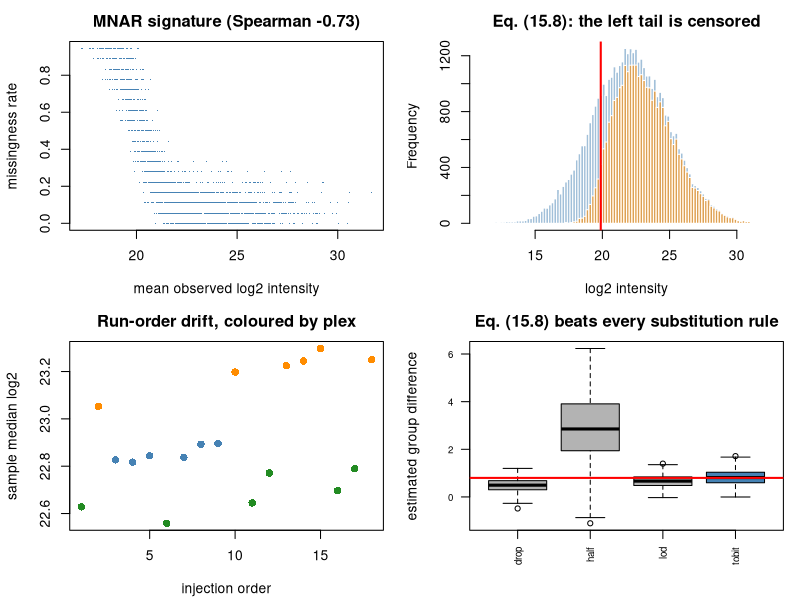

Reproduce this figure in R.
#' ---
#' title: "Applied 25 - Proteomics: missing values, batch structure, inference"
#' output: html_document
#' ---
#'
#' **Curriculum link:** `stats.md` -> Topic 25, equations (25.1)-(25.4)
#'
#' ## Dataset card
#'
#' | | |
#' |---|---|
#' | **Real analogue** | A TMT experiment: 3 plexes x 2 conditions, peptide level |
#' | **Key threats** | 20-50% missing of MIXED mechanism, plex effects, run-order drift |
#'
#' Missingness in proteomics is a **mixture**: abundance-dependent censoring
#' (MNAR) plus stochastic identification failure (MAR). Applying one imputer to
#' both is the standard mistake - and it fails in opposite directions.

#+ setup, message = FALSE
MODULE_NAME <- "25_proteomics_missing_values"
OUT <- file.path(Sys.getenv("STATS_OUT", unset = "results"), MODULE_NAME)
dir.create(OUT, recursive = TRUE, showWarnings = FALSE)
header <- function(txt) cat("\n", strrep("=", 72), "\n", txt, "\n",
                            strrep("=", 72), "\n", sep = "")

#' ## 1. Simulate a peptide-level TMT experiment

#+ simulate
header("1. Peptide intensities with plex effects and run-order drift")
simulate_proteomics <- function(n_proteins = 600, n_per_group = 9,
                                peptides_per_protein = 4, n_de = 100, effect = 0.9) {
  n <- 2*n_per_group
  cond <- factor(rep(c("ctrl", "case"), each = n_per_group), levels = c("ctrl","case"))
  plex <- factor(sprintf("plex%d", (seq_len(n) - 1) %% 3 + 1))   # BALANCED design
  run_order <- sample(n)
  prot_ab <- rnorm(n_proteins, 22, 2.3)
  true_eff <- numeric(n_proteins)
  de <- sample(n_proteins, n_de); true_eff[de] <- rnorm(n_de, 0, effect)
  plex_shift <- c(plex1 = 0, plex2 = 0.45, plex3 = -0.30)
  drift <- 0.02*(run_order - mean(run_order))
  rows <- list(); pep_meta <- list()
  for (p in seq_len(n_proteins)) {
    pep_off <- rnorm(peptides_per_protein, 0, 1.6)   # ionisation efficiency
    for (k in seq_len(peptides_per_protein)) {
      rows[[length(rows)+1]] <- prot_ab[p] + pep_off[k] +
        true_eff[p]*(cond == "case") + plex_shift[as.character(plex)] + drift +
        rnorm(n, 0, 0.35)
      pep_meta[[length(pep_meta)+1]] <-
        data.frame(protein = sprintf("P%04d", p), peptide = sprintf("P%04d_%d", p, k))
    }
  }
  Y <- do.call(rbind, rows)
  pm <- do.call(rbind, pep_meta)
  dimnames(Y) <- list(pm$peptide, sprintf("S%02d", seq_len(n)))
  ## MISSINGNESS: an explicit MIXTURE.
  lod_center <- quantile(Y, 0.22)
  p_mnar <- 1/(1 + exp((Y - lod_center)/0.55))      # abundance-dependent (MNAR)
  missing <- (matrix(runif(length(Y)), nrow(Y)) < p_mnar) |
    (matrix(runif(length(Y)), nrow(Y)) < 0.08)      # flat MAR component
  Yobs <- Y; Yobs[missing] <- NA
  list(Yobs = Yobs, Ytrue = Y, pep_meta = pm, lod = lod_center,
       smeta = data.frame(condition = cond, plex = plex, run_order = run_order,
                          row.names = colnames(Y)),
       truth = data.frame(true_eff = true_eff, is_de = true_eff != 0,
                          row.names = sprintf("P%04d", seq_len(n_proteins))))
}
set.seed(3501)
sim <- simulate_proteomics()
Yobs <- sim$Yobs; smeta <- sim$smeta; truth <- sim$truth; pep_meta <- sim$pep_meta
cat(sprintf("  %d peptides (%d proteins) x %d samples\n", nrow(Yobs), nrow(truth),
            ncol(Yobs)))
cat(sprintf("  overall missingness: %.1f%%\n", 100*mean(is.na(Yobs))))
cat(sprintf("  missingness per sample: %.1f%% - %.1f%%\n",
            100*min(colMeans(is.na(Yobs))), 100*max(colMeans(is.na(Yobs)))))
print(table(smeta$plex, smeta$condition))
cat("\n  Plexes are BALANCED across conditions - the design of Module 19.\n")

#' ## 2. Diagnose the missingness mechanism

#+ diagnose
header("2. Missingness vs abundance: the MNAR signature (Topic 15)")
miss_rate <- rowMeans(is.na(Yobs))
mean_obs <- rowMeans(Yobs, na.rm = TRUE)
ok <- is.finite(mean_obs)
sp <- cor(mean_obs[ok], miss_rate[ok], method = "spearman")
cat(sprintf("  Spearman(mean observed intensity, missingness rate) = %+.3f\n", sp))
qs <- cut(mean_obs[ok], quantile(mean_obs[ok], 0:5/5), include.lowest = TRUE,
          labels = paste0("Q", 1:5))
cat(sprintf("\n  %-24s%18s%21s\n", "abundance quintile", "mean missingness",
            "mean observed log2"))
for (lv in levels(qs))
  cat(sprintf("  %-24s%18.3f%21.2f\n", lv, mean(miss_rate[ok][qs == lv]),
              mean(mean_obs[ok][qs == lv])))
cat("\n  A strong NEGATIVE relationship is the signature of abundance-dependent\n")
cat("  (MNAR / left-censored) missingness. A flat cloud would indicate MAR.\n")
ctrl <- smeta$condition == "ctrl"; case <- smeta$condition == "case"
miss_c <- rowMeans(is.na(Yobs[, ctrl])); miss_s <- rowMeans(is.na(Yobs[, case]))
mnar_like <- (miss_c > 0.7 & miss_s < 0.3) | (miss_s > 0.7 & miss_c < 0.3)
cat(sprintf("\n  peptides missing systematically in ONE condition (MNAR-like): %d\n",
            sum(mnar_like)))
cat(sprintf("  peptides with sporadic gaps (MAR-like)                     : %d\n",
            sum(!mnar_like & miss_rate > 0 & miss_rate < 0.6)))
cat("  These two classes need DIFFERENT treatment (Topic 25).\n")

#' ## 3. Normalisation and run-order drift, eq. (25.2)

#+ normalise
header("3. Median normalisation and drift correction (25.2)")
median_normalise <- function(Y) {                                # eq. (25.2)
  cm <- apply(Y, 2, median, na.rm = TRUE)
  sweep(Y, 2, cm) + median(cm)
}
Ynorm <- median_normalise(Yobs)
cat(sprintf("  %-8s%15s%14s%8s%11s\n", "sample", "median before", "median after",
            "plex", "run order"))
for (s_ in colnames(Yobs)[1:6])
  cat(sprintf("  %-8s%15.3f%14.3f%8s%11d\n", s_,
              median(Yobs[, s_], na.rm = TRUE),
              median(Ynorm[, s_], na.rm = TRUE),
              smeta[s_, "plex"], smeta[s_, "run_order"]))
before <- cor(smeta$run_order, apply(Yobs, 2, median, na.rm = TRUE),
              method = "spearman")
cat(sprintf("\n  Spearman(run order, sample median) BEFORE: %+.3f\n", before))
cat("  Spearman(run order, sample median) AFTER : undefined\n")
cat("
  That second line is not a bug, and it is worth understanding. Median
  normalisation subtracts each column's median and adds one common constant,
  so after it every sample median is IDENTICAL by construction. A correlation
  against a constant has zero variance in one argument and is undefined.

  The trap is to read that as \"the drift is gone\". It is not gone; this
  particular diagnostic has simply been blinded to it. Median normalisation
  removes a GLOBAL shift per sample. Drift that pushes different features by
  different amounts survives untouched, and a per-feature check still sees
  it:\n")
#' Fraction of features whose intensity still tracks run order.
drift_fraction <- function(Y) {
  ro <- smeta$run_order
  hits <- 0
  for (i in seq_len(nrow(Y))) {
    v <- as.numeric(Y[i, ]); ok <- is.finite(v)
    if (sum(ok) < 8) next
    if (suppressWarnings(cor.test(ro[ok], v[ok],
                                  method = "spearman"))$p.value < 0.05)
      hits <- hits + 1
  }
  hits / nrow(Y)
}
cat(sprintf("    features correlated with run order, before: %.1f%%\n",
            100 * drift_fraction(Yobs)))
cat(sprintf("    features correlated with run order, after : %.1f%%\n",
            100 * drift_fraction(Ynorm)))
cat("
  Always plot intensity against INJECTION ORDER before and after, per feature
  and not just per sample. With pooled QC samples injected throughout the run,
  fit a LOESS curve per feature against run order and subtract it, which is
  the metabolomics standard.\n")

#' ## 4. Peptide -> protein summarisation, eq. (25.3)

#+ summarise
header("4. Median polish vs summing (25.3)")
median_polish <- function(mat, n_iter = 12) {
  ## Tukey's median polish: additive peptide (row) + sample (column) effects.
  m <- mat; overall <- 0
  row_eff <- numeric(nrow(m)); col_eff <- numeric(ncol(m))
  for (it in seq_len(n_iter)) {
    rmed <- apply(m, 1, median, na.rm = TRUE); rmed[!is.finite(rmed)] <- 0
    m <- m - rmed; row_eff <- row_eff + rmed
    d <- median(row_eff); row_eff <- row_eff - d; overall <- overall + d
    cmed <- apply(m, 2, median, na.rm = TRUE); cmed[!is.finite(cmed)] <- 0
    m <- sweep(m, 2, cmed); col_eff <- col_eff + cmed
    d <- median(col_eff); col_eff <- col_eff - d; overall <- overall + d
  }
  overall + col_eff
}
summarise_proteins <- function(Y, pep_meta, method = "median_polish") {
  prots <- unique(pep_meta$protein)
  out <- t(sapply(prots, function(pr) {
    ## Intersect: some peptides may have been dropped upstream.
    present <- intersect(pep_meta$peptide[pep_meta$protein == pr], rownames(Y))
    if (!length(present)) return(rep(NA_real_, ncol(Y)))
    sub <- Y[present,, drop = FALSE]
    if (all(is.na(sub))) return(rep(NA_real_, ncol(Y)))
    if (method == "median_polish") median_polish(sub)
    else { lin <- colSums(2^sub, na.rm = TRUE); log2(ifelse(lin > 0, lin, NA)) }
  }))
  colnames(out) <- colnames(Y); out
}
prot_mp <- summarise_proteins(Ynorm, pep_meta, "median_polish")
prot_sum <- summarise_proteins(Ynorm, pep_meta, "sum")
n_obs_pep <- tapply(rowSums(!is.na(Ynorm)), pep_meta$protein, sum)
cat("  Correlation between the summarised value and the NUMBER OF OBSERVED\n")
cat("  PEPTIDES (a pure artefact - it should be near zero):\n")
for (row_ in list(list("median polish (25.3)", prot_mp), list("sum of intensities", prot_sum))) {
  v <- rowMeans(row_[[2]], na.rm = TRUE)
  common <- intersect(names(v), names(n_obs_pep))
  m <- is.finite(v[common]) & is.finite(n_obs_pep[common])
  cat(sprintf("    %-24s Spearman = %+.3f\n", row_[[1]],
              cor(n_obs_pep[common][m], v[common][m], method = "spearman")))
}
cat("\n  Summing intensities confounds 'how much protein' with 'how many\n")
cat("  peptides happened to be identified'. Median polish estimates an additive\n")
cat("  peptide effect and is robust to individual peptides dropping out.\n")

#' ## 5. Imputation: one imputer for two mechanisms is the standard mistake

#+ imputation
header("5. MNAR vs MAR imputation (Topic 15, eq. 15.8)")
impute_mnar <- function(Y, shift = 1.8, width = 0.3) {
  ## A column with fewer than two observed values has no usable sd, and a
  ## subset of rows (as impute_mixed passes) can easily produce one. Falling
  ## back to the matrix-wide spread keeps every cell imputed; leaving it NA
  ## would silently drop the protein from the comparison below.
  g_sd <- sd(Y, na.rm = TRUE)
  g_mu <- mean(Y, na.rm = TRUE)
  if (!is.finite(g_sd) || g_sd == 0) g_sd <- 1
  if (!is.finite(g_mu)) g_mu <- 0
  apply(Y, 2, function(col) {
    s <- sd(col, na.rm = TRUE); if (!is.finite(s) || s == 0) s <- g_sd
    m <- mean(col, na.rm = TRUE); if (!is.finite(m)) m <- g_mu
    n_miss <- sum(is.na(col))
    if (n_miss) col[is.na(col)] <- rnorm(n_miss, m - shift*s, width*s)
    col
  })
}
impute_mar_knn <- function(Y, k = 6) {
  ## Simple kNN over PEPTIDES: borrow from the k most similar complete rows.
  Yc <- Y; rm_ <- rowMeans(Y, na.rm = TRUE)
  complete <- which(rowSums(is.na(Y)) == 0)
  if (!length(complete)) { Yc[is.na(Yc)] <- rep(rm_, ncol(Y))[is.na(Yc)]; return(Yc) }
  for (i in which(rowSums(is.na(Y)) > 0)) {
    obs <- !is.na(Y[i, ])
    if (!any(obs)) { Yc[i, ] <- rm_[i]; next }
    d <- colSums((t(Y[complete, obs, drop = FALSE]) - Y[i, obs])^2)
    nb <- complete[order(d)[1:min(k, length(complete))]]
    Yc[i, !obs] <- colMeans(Y[nb, !obs, drop = FALSE], na.rm = TRUE)
  }
  Yc[is.na(Yc)] <- mean(Y, na.rm = TRUE)
  Yc
}
impute_mixed <- function(Y, mnar_mask) {
  out <- Y
  if (any(mnar_mask)) out[mnar_mask, ] <- impute_mnar(Y[mnar_mask,, drop = FALSE])
  if (any(!mnar_mask)) out[!mnar_mask, ] <- impute_mar_knn(Y[!mnar_mask,, drop = FALSE])
  out
}
test_proteins <- function(P, label, min_obs = 6) {
  keep <- rowSums(!is.na(P)) >= min_obs
  P <- P[keep,, drop = FALSE]
  res <- t(sapply(rownames(P), function(pr) {
    d <- smeta; d$y <- P[pr, ]
    d <- d[!is.na(d$y), ]
    if (nlevels(droplevels(d$condition)) < 2 || nrow(d) < min_obs) return(c(NA, 1))
    f <- try(suppressWarnings(lm(y ~ condition + plex, data = d)), silent = TRUE)
    if (inherits(f, "try-error")) return(c(NA, 1))
    ## summary() warns on a perfect fit; the NaN p-value it produces is
    ## handled explicitly below, so the warning adds nothing.
    cs <- suppressWarnings(coef(summary(f)))
    key <- grep("^condition", rownames(cs), value = TRUE)[1]
    if (is.na(key) || !(key %in% rownames(cs))) return(c(NA, 1))
    est <- cs[key, 1]; pv <- cs[key, 4]
    ## A perfectly-fitting model (zero residual df after dropping NAs) yields
    ## NaN p-values. Treat those as uninformative rather than letting NA
    ## propagate silently into the counts.
    c(est, if (is.finite(pv)) pv else 1)
  }))
  q <- p.adjust(res[, 2], "BH")
  t0 <- truth[rownames(P), ]
  rej <- q < 0.05
  cat(sprintf("  %-40s%8d%7d%6d%6d%9.2f%8.3f\n", label, nrow(P), sum(rej),
              sum(rej & t0$is_de), sum(rej & !t0$is_de),
              sum(rej & t0$is_de)/sum(truth$is_de), sum(rej & !t0$is_de)/max(sum(rej),1)))
}
set.seed(3502)
pep_mnar <- mnar_like[rownames(Ynorm)]
pep_mnar[is.na(pep_mnar)] <- FALSE
cat(sprintf("  peptides routed to MNAR imputation: %d\n", sum(pep_mnar)))
cat(sprintf("  peptides routed to MAR imputation : %d\n",
            sum(rowSums(is.na(Ynorm)) > 0 & !pep_mnar)))
cat(sprintf("\n  %-40s%8s%7s%6s%6s%9s%8s\n", "strategy (applied to PEPTIDES)",
            "tested", "rej", "TP", "FP", "sens", "FDP"))
test_proteins(summarise_proteins(Ynorm, pep_meta), "no imputation (median polish handles NA)")
test_proteins(summarise_proteins(impute_mnar(Ynorm), pep_meta),
              "ALL peptides MNAR-imputed (down-shift)")
test_proteins(summarise_proteins(impute_mar_knn(Ynorm), pep_meta),
              "ALL peptides MAR-imputed (kNN)")
test_proteins(summarise_proteins(impute_mixed(Ynorm, pep_mnar), pep_meta),
              "MIXED: route each peptide by mechanism")
cat("\n  READ THIS TABLE CAREFULLY - it does not say what most tutorials say.\n")
cat("\n  1. NOT IMPUTING does well. Median polish estimates an additive peptide\n")
cat("     effect from whatever peptides ARE observed, and the linear model\n")
cat("     drops missing samples. Neither step needs a filled-in value, so\n")
cat("     nothing has to be invented. Modern guidance increasingly agrees:\n")
cat("     prefer methods that TOLERATE missingness over imputing.\n")
cat("  2. Down-shifting EVERYTHING gives every sporadically-missing peptide a\n")
cat("     value ~1.8 SD below the mean regardless of WHY it was missing.\n")
cat("  3. Check how many features each branch of a MIXED strategy received -\n")
cat("     when almost nothing is classified MNAR it reduces to the MAR branch.\n")
cat("  4. The 'tested' column differs between rows: imputation changes WHICH\n")
cat("     proteins are analysable, so the FDPs are not on equal footing.\n")

#' ## 6. Censoring, not missingness, eq. (15.8)

#+ censoring
header("6. Treating the LOD as censoring (15.8)")
tobit_group <- function(y_obs, censored, lod, group) {
  n_cen <- sum(censored)
  nll <- function(par) {
    mu <- par[1] + par[2]*group; s <- exp(par[3])
    ll <- 0
    if (any(!censored)) ll <- ll + sum(dnorm(y_obs[!censored], mu[!censored], s, log = TRUE))
    if (n_cen) ll <- ll + sum(pnorm((lod - mu[censored])/s, log.p = TRUE))
    -ll
  }
  st <- c(mean(y_obs[!censored]), 0, log(max(sd(y_obs[!censored]), 0.1)))
  optim(st, nll, method = "Nelder-Mead", control = list(maxit = 3000))$par[2]
}
set.seed(3503)
TRUE_DELTA <- 0.8; N <- 40; lod <- 21
res <- t(replicate(250, {
  g <- rep(0:1, each = N/2)
  z <- rnorm(N, 21.5 + TRUE_DELTA*g, 1)
  cen <- z < lod
  yh <- ifelse(cen, lod/2, z); yl <- ifelse(cen, lod, z)
  zd <- z; zd[cen] <- NA
  c(drop = mean(zd[g==1], na.rm=TRUE) - mean(zd[g==0], na.rm=TRUE),
    half = mean(yh[g==1]) - mean(yh[g==0]),
    lod = mean(yl[g==1]) - mean(yl[g==0]),
    tobit = tobit_group(ifelse(cen, lod, z), cen, lod, g))
}))
cat(sprintf("  TRUE group difference = %.1f; ~%.0f%% censored\n\n", TRUE_DELTA,
            100*mean(rnorm(1e4, 21.5, 1) < lod)))
cat(sprintf("  %-32s%15s%9s%9s\n", "strategy", "mean estimate", "bias", "SD"))
for (nm in c("drop","half","lod","tobit"))
  cat(sprintf("  %-32s%15.4f%9.4f%9.4f\n",
              c(drop="drop censored values", half="substitute LOD/2",
                lod="substitute LOD", tobit="censored MLE (15.8)")[nm],
              mean(res[, nm]), mean(res[, nm]) - TRUE_DELTA, sd(res[, nm])))
cat("\n  Every substitution rule is biased. The censored likelihood USES the\n")
cat("  information that the value was BELOW the limit, which is real data.\n")

#' ## 7. Figure

#+ figure
png(file.path(OUT, "proteomics.png"), width = 1100, height = 800, res = 110)
par(mfrow = c(2, 2), mar = c(4.2, 4.2, 2.5, 1))
plot(mean_obs[ok], miss_rate[ok], pch = ".", col = "steelblue",
     xlab = "mean observed log2 intensity", ylab = "missingness rate",
     main = sprintf("MNAR signature (Spearman %+.2f)", sp))
hist(sim$Ytrue, breaks = 80, col = adjustcolor("steelblue", 0.5), border = "white",
     main = "Eq. (15.8): the left tail is censored", xlab = "log2 intensity")
hist(Yobs[!is.na(Yobs)], breaks = 80, col = adjustcolor("darkorange", 0.6),
     border = "white", add = TRUE)
abline(v = sim$lod, col = "red", lwd = 2)
plot(smeta$run_order, apply(Yobs, 2, median, na.rm = TRUE), pch = 16, cex = 1.2,
     col = c("steelblue","darkorange","forestgreen")[smeta$plex],
     xlab = "injection order", ylab = "sample median log2",
     main = "Run-order drift, coloured by plex")
boxplot(res, col = c("grey70","grey70","grey70","steelblue"), las = 2,
        main = "Eq. (15.8) beats every substitution rule",
        ylab = "estimated group difference", cex.axis = 0.7)
abline(h = TRUE_DELTA, col = "red", lwd = 2)
invisible(dev.off())
cat("\nFigure written to", file.path(OUT, "proteomics.png"), "\n")

#' # PROBLEMS
#'
#' ### Problem 1: Ignoring the plex
#'
#' Re-run the protein-level test WITHOUT `plex` in the design. What happens to
#' power? Then build a CONFOUNDED design and check the design rank.

#+ problem1
## ---- YOUR CODE HERE ----------------------------------------------------

## ---- SOLUTION (uncomment to check) -------------------------------------
# P <- summarise_proteins(impute_mixed(Ynorm, pep_mnar), pep_meta)
# for (form in c("y ~ condition", "y ~ condition + plex")) {
#   res_ <- sapply(rownames(P), function(pr) {
#     d <- smeta; d$y <- P[pr, ]; d <- d[!is.na(d$y), ]
#     f <- try(lm(as.formula(form), data = d), silent = TRUE)
#     if (inherits(f, "try-error")) return(1)
#     cs <- coef(summary(f)); cs[grep("^condition", rownames(cs))[1], 4]
#   })
#   q <- p.adjust(res_, "BH"); t0 <- truth[rownames(P), ]
#   cat(sprintf("  %-26s rej=%4d TP=%4d FDP=%.3f\n", form, sum(q < 0.05),
#               sum(q < 0.05 & t0$is_de),
#               sum(q < 0.05 & !t0$is_de)/max(sum(q < 0.05), 1)))
# }
# ## Blocking on plex removes the plex offsets from the residual - free power
# ## from a term the design already provides.
#
# smeta_bad <- smeta
# smeta_bad$plex <- factor(ifelse(smeta_bad$condition == "ctrl", "plex1", "plex2"))
# Xd <- model.matrix(~ condition + plex, data = smeta_bad)
# cat(sprintf("  confounded design: %d columns, rank %d -> condition and plex ALIASED\n",
#             ncol(Xd), qr(Xd)$rank))
# ## No software can separate them (eq. 19.3). Design plexes BALANCED, and
# ## include a common reference channel in every plex.

#' ### Problem 2: How much does the imputation shift matter?
#'
#' Vary the MNAR down-shift from 0 to 3 SDs and record hits and FDP. This is the
#' sensitivity analysis Topic 15 requires.

#+ problem2
## ---- YOUR CODE HERE ----------------------------------------------------

## ---- SOLUTION (uncomment to check) -------------------------------------
# cat(sprintf("  %18s%11s%6s%6s%8s\n", "down-shift (SDs)", "rejected", "TP", "FP", "FDP"))
# for (sh in c(0, 0.8, 1.8, 3.0)) {
#   set.seed(2)
#   P <- summarise_proteins(impute_mnar(Ynorm, shift = sh), pep_meta)
#   res_ <- sapply(rownames(P), function(pr) {
#     d <- smeta; d$y <- P[pr, ]; d <- d[!is.na(d$y), ]
#     f <- try(lm(y ~ condition + plex, data = d), silent = TRUE)
#     if (inherits(f, "try-error")) return(1)
#     cs <- coef(summary(f)); cs[grep("^condition", rownames(cs))[1], 4]
#   })
#   q <- p.adjust(res_, "BH"); t0 <- truth[rownames(P), ]
#   cat(sprintf("  %18.1f%11d%6d%6d%8.3f\n", sh, sum(q < 0.05),
#               sum(q < 0.05 & t0$is_de), sum(q < 0.05 & !t0$is_de),
#               sum(q < 0.05 & !t0$is_de)/max(sum(q < 0.05), 1)))
# }
#
# ## The down-shift is an ASSUMPTION about how far below the limit the missing
# ## values sit, and it is UNTESTABLE from the observed data. If your conclusion
# ## changes across this range, say so - that IS the result (Module 34).

#' ### Problem 3: A protein seen in 3 of 18 samples
#'
#' Find proteins observed in fewer than 5 samples and inspect their results.
#' Should they be reported as findings?

#+ problem3
## ---- YOUR CODE HERE ----------------------------------------------------

## ---- SOLUTION (uncomment to check) -------------------------------------
# n_obs <- rowSums(!is.na(prot_mp))
# set.seed(3)
# P <- summarise_proteins(impute_mnar(Ynorm), pep_meta)
# res_ <- sapply(rownames(P), function(pr) {
#   d <- smeta; d$y <- P[pr, ]; d <- d[!is.na(d$y), ]
#   f <- try(lm(y ~ condition + plex, data = d), silent = TRUE)
#   if (inherits(f, "try-error")) return(1)
#   cs <- coef(summary(f)); cs[grep("^condition", rownames(cs))[1], 4]
# })
# q <- p.adjust(res_, "BH")
# cat(sprintf("  %13s%10s%9s%16s\n", "observed in", "proteins", "called", "of which TRUE"))
# for (rg in list(c(0,4), c(5,9), c(10,14), c(15,18))) {
#   m <- n_obs[names(q)] >= rg[1] & n_obs[names(q)] <= rg[2]
#   called <- m & q < 0.05
#   cat(sprintf("  %13s%10d%9d%16d\n", sprintf("%d-%d samples", rg[1], rg[2]),
#               sum(m), sum(called), sum(called & truth[names(q), "is_de"])))
# }
#
# ## Proteins seen in a handful of samples generate "significant" calls whose
# ## effect is entirely determined by the IMPUTATION, not by measurement. Set a
# ## minimum-observation rule BEFORE testing (e.g. "observed in >= 70% of one
# ## condition") and report how many proteins it removed. A protein quantified
# ## in 3 of 18 samples is a QC finding, not a biological one.

#' ## What to take away
#'
#' 1. Log-transform, normalise, then summarise to protein level - in that
#'    order, inspecting after each step.
#' 2. **Ask whether you need to impute at all.** If you must, diagnose the
#'    mechanism first and route MNAR and MAR features differently.
#' 3. Model detection limits as CENSORING, not missingness.
#' 4. Model plex/batch/run-order explicitly; design them balanced.
#' 5. Report how many proteins were quantified in how many samples.
#'
#' **Next:** `26_microbiome_compositional.R`
